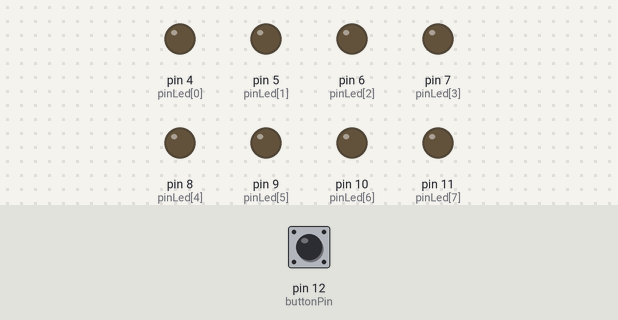
The sketch below on a simulated Arduino Uno, built with avr-gcc and run on an emulated ATmega328P. Shown: output pins drawn as LEDs (lit = HIGH). Inputs (shaded band) come from the test bench; at power-on: pin 12 (buttonPin) LOW.

Above: at 1.2 s.
1.3 s: pin 12 (buttonPin) pulled HIGH for 0.15 s
At 1.7 s:
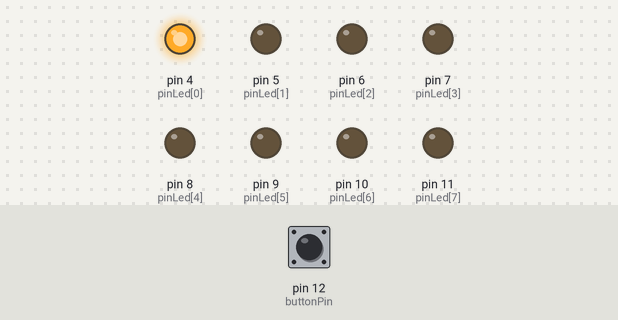
4.3 s: pin 12 (buttonPin) pulled HIGH for 3.2 s
At 6.2 s:
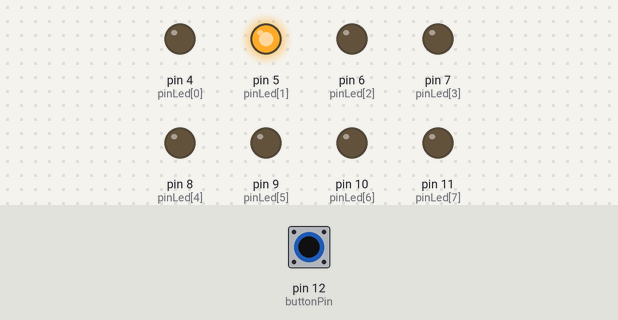
10.3 s: pin 12 (buttonPin) pulled HIGH for 1 s
At 11.7 s:
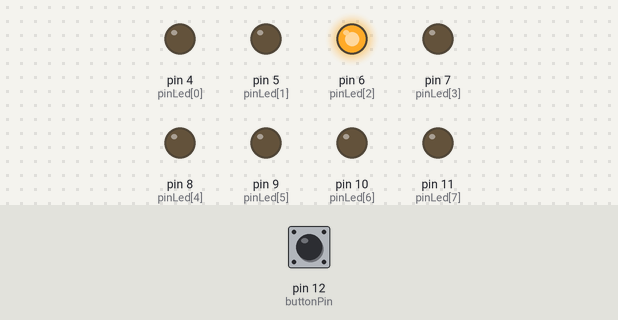
Timing chart, 0 to 15.8 s (numbered marks = the images above; inputs shaded):
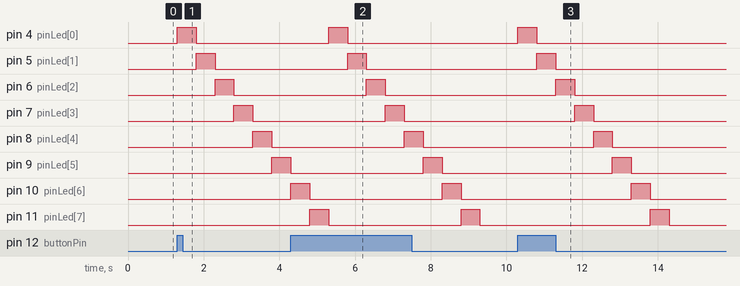

Measured:
- after the input at 1.3 s, pin 4 (pinLed[0]): LOW → HIGH at once, → LOW 0.50 s later; pin 5 (pinLed[1]): LOW → HIGH after 0.50 s, → LOW 0.50 s later; pin 6 (pinLed[2]): LOW → HIGH after 1.0 s, → LOW 0.50 s later; pin 7 (pinLed[3]): LOW → HIGH after 1.5 s, → LOW 0.50 s later; pin 8 (pinLed[4]): LOW → HIGH after 2.0 s, → LOW 0.50 s later
- after the input at 4.3 s, pin 4 (pinLed[0]): LOW → HIGH after 1.0 s, → LOW 0.50 s later; pin 5 (pinLed[1]): LOW → HIGH after 1.5 s, → LOW 0.50 s later; pin 6 (pinLed[2]): LOW → HIGH after 2.0 s, → LOW 0.50 s later; pin 7 (pinLed[3]): LOW → HIGH after 2.5 s, → LOW 0.50 s later; pin 8 (pinLed[4]): LOW → HIGH after 3.0 s, → LOW 0.50 s later
- after the input at 10.3 s, pin 4 (pinLed[0]): LOW → HIGH at once, → LOW 0.50 s later; pin 5 (pinLed[1]): LOW → HIGH after 0.50 s, → LOW 0.50 s later; pin 6 (pinLed[2]): LOW → HIGH after 1.0 s, → LOW 0.50 s later; pin 7 (pinLed[3]): LOW → HIGH after 1.5 s, → LOW 0.50 s later; pin 8 (pinLed[4]): LOW → HIGH after 2.0 s, → LOW 0.50 s later
- by itself, pin 10 (pinLed[6]), pin 11 (pinLed[7]): alternates HIGH for 0.50 s and LOW for 3.5 s

The sketch:

doWhileLoop.ino
```cpp
const int pinLed[]={4,5,6,7,8,9,10,11};
const int buttonPin = 12;

void setup() {
  // put your setup code here, to run once:
  int i=0;
  do{
    pinMode(pinLed[i],OUTPUT);
    i++;
  }while(i<8);
  pinMode(buttonPin, INPUT);
}

void loop() {
  // put your main code here, to run repeatedly:
  if(digitalRead(buttonPin)){
    bawahKeAtas2();
  }
}

void bawahKeAtas2(){
  int i=0;
  do{
    digitalWrite(pinLed[i], HIGH);
    delay(500);
    digitalWrite(pinLed[i], LOW);
    i++;
  }while(i<8);
}
```
